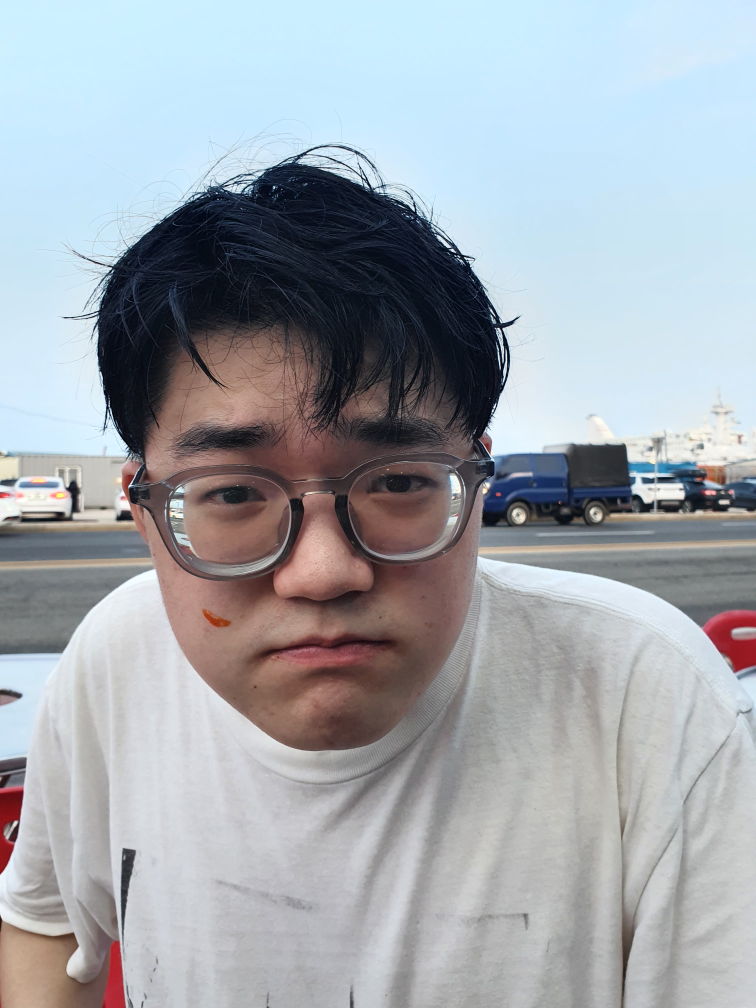
#> input picture data/Test_weight/Bad/1626262173415.jpg, 3024 x 4032 px (shown at 1/4 size)
$ python -i evaluate_acut_product_gold_weights.py   (imports and definitions only)   (older library calls are emulated)
#> lines starting #> are read from the running program, lines starting #| are printed output that depends on the picture
import os
import sys
import argparse
import json
import logging
from pathlib import Path
from typing import Any, Tuple, List

import cv2
import numpy as np
import pandas as pd
import tensorflow as tf
from PIL import Image, ImageOps
from tqdm import tqdm
from scipy.stats import spearmanr, pearsonr
from itertools import product

# [1 line not run here, left out]

# --- Adaptive Patch Selector Logic (v2) ---

def compute_saliency_v2(image_bgr: np.ndarray) -> np.ndarray:
    img_small = cv2.resize(image_bgr, (64, 64))
    gray = cv2.cvtColor(img_small, cv2.COLOR_BGR2GRAY).astype(np.float32)
    fft = np.fft.fft2(gray)
    log_amplitude = np.log(np.abs(fft) + 1e-6)
    phase = np.angle(fft)
    avg_log_amplitude = cv2.blur(log_amplitude, (3, 3))
    spectral_residual = log_amplitude - avg_log_amplitude
    saliency_map = np.abs(np.fft.ifft2(np.exp(spectral_residual + 1j * phase)))
    saliency_map = saliency_map**2
    saliency_map = cv2.GaussianBlur(saliency_map, (3, 3), 0)
    h, w = image_bgr.shape[:2]
    saliency_map = cv2.resize(saliency_map, (w, h))
    y, x = np.ogrid[:h, :w]
    cy, cx = h / 2.0, w / 2.0
    center_bias = np.exp(-((x - cx)**2 / (w / 2.0)**2 + (y - cy)**2 / (h / 2.0)**2))
    saliency_map = saliency_map * (0.8 + 0.2 * center_bias)
    m_min, m_max = saliency_map.min(), saliency_map.max()
    if m_max > m_min:
        saliency_map = (saliency_map - m_min) / (m_max - m_min)
    return saliency_map

def extract_features(image_bgr: np.ndarray, box: np.ndarray) -> dict:
    x1, y1, x2, y2 = map(int, box)
    patch = image_bgr[y1:y2, x1:x2]
    if patch.size == 0:
        return {"color_hist": np.zeros(32, dtype=np.float32), "edge_hist": np.zeros(8, dtype=np.float32)}
    patch_lab = cv2.cvtColor(patch, cv2.COLOR_BGR2LAB)
    hist_l = cv2.calcHist([patch_lab], [0], None, [16], [0, 256]).flatten()
    hist_a = cv2.calcHist([patch_lab], [1], None, [8], [0, 256]).flatten()
    hist_b = cv2.calcHist([patch_lab], [2], None, [8], [0, 256]).flatten()
    color_hist = np.concatenate([hist_l, hist_a, hist_b]).astype(np.float32)
    color_hist /= (color_hist.sum() + 1e-6)
    gray = cv2.cvtColor(patch, cv2.COLOR_BGR2GRAY)
    sobelx = cv2.Sobel(gray, cv2.CV_32F, 1, 0, ksize=3)
    sobely = cv2.Sobel(gray, cv2.CV_32F, 0, 1, ksize=3)
    mag, ang = cv2.cartToPolar(sobelx, sobely)
    hist_edge = cv2.calcHist([ang], [0], None, [8], [0, 2 * np.pi]).flatten().astype(np.float32)
    hist_edge /= (hist_edge.sum() + 1e-6)
    return {"color_hist": color_hist, "edge_hist": hist_edge}

def generate_candidate_boxes(width: int, height: int, scales: list, grid_size: int) -> np.ndarray:
    short_edge = min(width, height)
    boxes = []
    for scale in scales:
        size = int(short_edge * scale)
        if size <= 10: continue
        step_x = (width - size) / max(1, grid_size - 1) if width > size else 0
        step_y = (height - size) / max(1, grid_size - 1) if height > size else 0
        for i in range(grid_size):
            for j in range(grid_size):
                x1, y1 = int(i * step_x), int(j * step_y)
                boxes.append([x1, y1, x1 + size, y1 + size])
    return np.array(boxes, dtype=np.float32) if boxes else np.array([[0, 0, width, height]], dtype=np.float32)

def compute_iou(box: np.ndarray, boxes: np.ndarray) -> np.ndarray:
    x1, y1, x2, y2 = np.maximum(box[0], boxes[:, 0]), np.maximum(box[1], boxes[:, 1]), np.minimum(box[2], boxes[:, 2]), np.minimum(box[3], boxes[:, 3])
    inter = np.maximum(0.0, x2 - x1) * np.maximum(0.0, y2 - y1)
    union = (box[2]-box[0])*(box[3]-box[1]) + (boxes[:, 2]-boxes[:, 0])*(boxes[:, 3]-boxes[:, 1]) - inter
    return inter / np.maximum(union, 1e-6)

def select_patches_v2(image_bgr: np.ndarray, patch_count: int = 5) -> Tuple[np.ndarray, np.ndarray]:
    h, w = image_bgr.shape[:2]
    scales = [0.25, 0.35, 0.5]
    grid_size = 8
    boxes = generate_candidate_boxes(w, h, scales, grid_size)
    saliency_map = compute_saliency_v2(image_bgr)
    box_scores = np.array([saliency_map[int(b[1]):int(b[3]), int(b[0]):int(b[2])].mean() if saliency_map[int(b[1]):int(b[3]), int(b[0]):int(b[2])].size > 0 else 0.0 for b in boxes], dtype=np.float32)
    box_feats = [extract_features(image_bgr, b) for b in boxes]
    box_centers = np.array([[(b[0]+b[2])/2.0/w, (b[1]+b[3])/2.0/h] for b in boxes], dtype=np.float32)

    selected_indices = []
    w_saliency, w_pattern, w_spatial, iou_threshold = 1.0, 0.5, 0.3, 0.5
    for _ in range(patch_count):
        if not selected_indices:
            best_idx = np.argmax(box_scores)
        else:
            scores = w_saliency * box_scores.copy()
            for idx in selected_indices:
                ious = compute_iou(boxes[idx], boxes)
                scores[ious > iou_threshold] = -1.0
                curr_feat = box_feats[idx]
                for i, other_feat in enumerate(box_feats):
                    if scores[i] <= 0: continue
                    color_dist = cv2.compareHist(curr_feat["color_hist"], other_feat["color_hist"], cv2.HISTCMP_BHATTACHARYYA)
                    edge_dist = cv2.compareHist(curr_feat["edge_hist"], other_feat["edge_hist"], cv2.HISTCMP_BHATTACHARYYA)
                    scores[i] += w_pattern * (color_dist + edge_dist)
                dist = np.sqrt(np.sum((box_centers - box_centers[idx])**2, axis=1))
                scores += w_spatial * dist
            scores[selected_indices] = -1.0
            best_idx = np.argmax(scores)
        selected_indices.append(best_idx)
    return boxes[selected_indices], box_scores[selected_indices]

# --- Model Wrapper ---

class AestheticEnsembleEvaluator:
    # [336 lines left out: functions __init__, predict_nima, predict_rgnet, predict_alamp, normalize_series, get_spread_quality and 1 more, not called in this run]

# [2 lines not run here, left out]

>>> import cv2
>>> picture = cv2.imread('../data/Test_weight/Bad/1626262173415.jpg')
#> picture is the input picture: shape (4032, 3024, 3); mean B, G, R 173.8, 167.5, 162.1
>>> result = select_patches_v2(picture)
#> in compute_saliency_v2, `saliency_map = cv2.resize(saliency_map, (w, h))`:
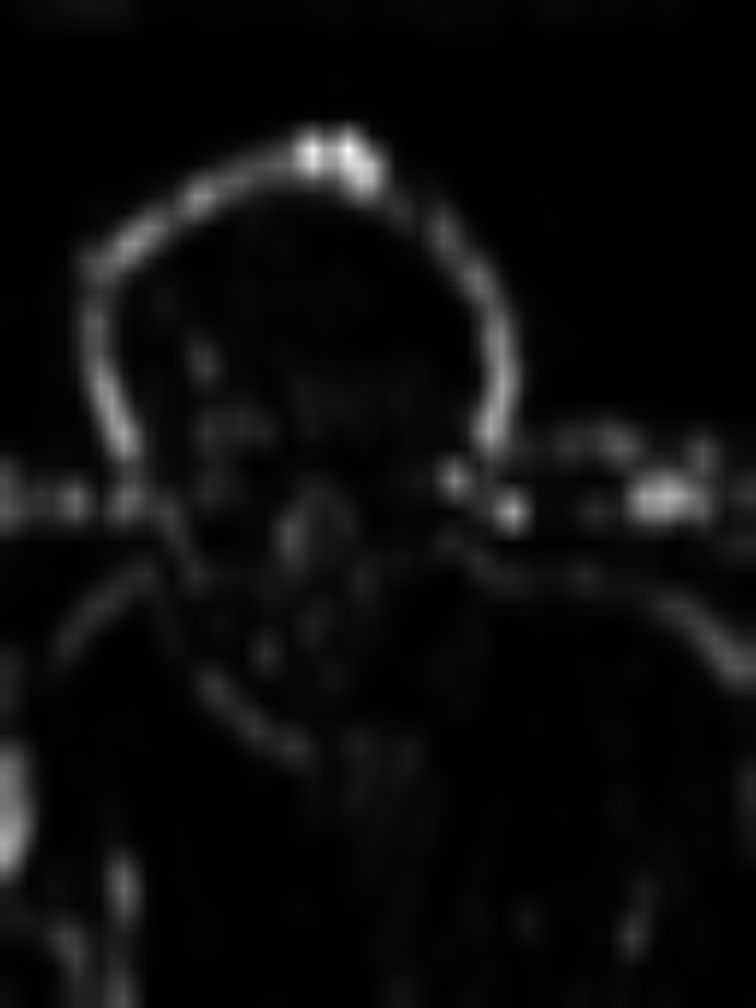
#> saliency_map: shape (4032, 3024) float64 (shown at 1/4 size); min 6.29e-06, max 0.0081, mean 0.000417; drawn with min black and max white
#> in compute_saliency_v2, `m_min, m_max = saliency_map.min(), saliency_map.max()`: m_min = 5.71e-06; m_max = 0.00746
#> in select_patches_v2, `box_scores = np.array([saliency_map[int(b[1]):int(b[3]), int(b[0]):int..`: box_scores = 192 values, max 0.144 at index 51, min 0.00213 at index 57, mean 0.0563
#> in extract_features, `patch_lab = cv2.cvtColor(patch, cv2.COLOR_BGR2LAB)`: patch_lab: shape (756, 756, 3); mean of channels 0, 1, 2 234, 120.6, 115.5
#> in extract_features, `hist_l = cv2.calcHist([patch_lab], [0], None, [16], [0, 256]).flatten()`: hist_l = [0, 0, 0, 0, 0, 0, 0, 0, 0, 0, 0, 7, 152, 576, 570796, 5]
#> in extract_features, `hist_a = cv2.calcHist([patch_lab], [1], None, [8], [0, 256]).flatten()`: hist_a = [0, 0, 0, 571536, 0, 0, 0, 0]
#> in extract_features, `color_hist = np.concatenate([hist_l, hist_a, hist_b]).astype(np.float32)`: color_hist = 32 values, max 571536 at index 19, min 0 at index 0, mean 53581.5
#> in extract_features, `color_hist /= (color_hist.sum() + 1e-6)`: color_hist = 32 values, max 0.333 at index 19, min 0 at index 0, mean 0.0312
#> in extract_features, `hist_edge = cv2.calcHist([ang], [0], None, [8], [0, 2 * np.pi]).flatte..`: hist_edge = [511798, 9870, 2562, 13561, 5854, 18975, 3232, 5684]
#> in extract_features, `hist_edge /= (hist_edge.sum() + 1e-6)`: hist_edge = [0.895, 0.0173, 0.00448, 0.0237, 0.0102, 0.0332, 0.00565, 0.00995]
#> in extract_features (call 2), `patch_lab = cv2.cvtColor(patch, cv2.COLOR_BGR2LAB)`: patch_lab: shape (756, 756, 3); mean of channels 0, 1, 2 195, 123.4, 116
#> in extract_features (call 3), `x1, y1, x2, y2 = map(int, box)`: y1 = 936; y2 = 1692
#> in extract_features (call 3), `patch = image_bgr[y1:y2, x1:x2]`:
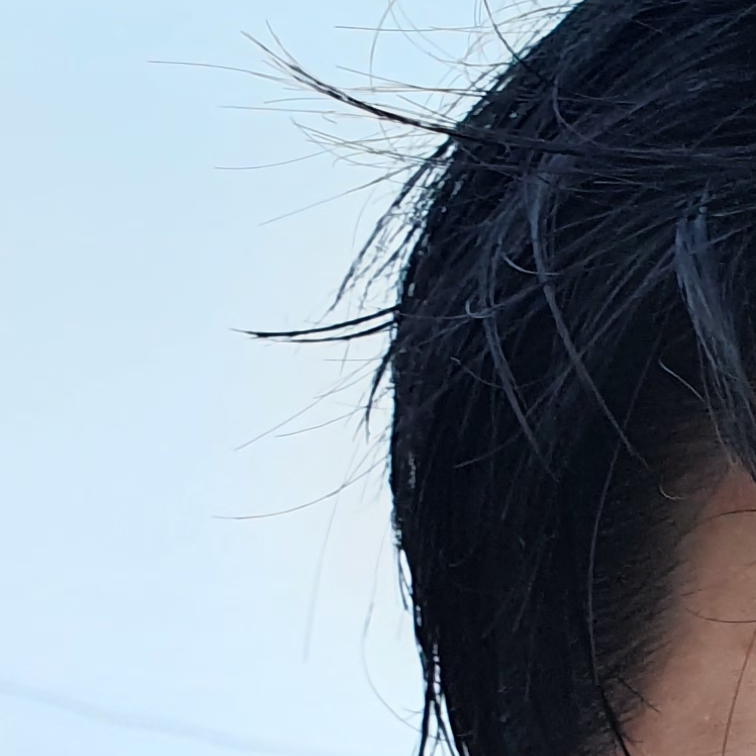
#> patch: shape (756, 756, 3); mean B, G, R 156.7, 144.7, 131.4
#> in extract_features (call 3), `patch_lab = cv2.cvtColor(patch, cv2.COLOR_BGR2LAB)`: patch_lab: shape (756, 756, 3); mean of channels 0, 1, 2 144.4, 126.5, 120
#> in extract_features (call 3), `hist_l = cv2.calcHist([patch_lab], [0], None, [16], [0, 256]).flatten()`: hist_l = [99446, 70399, 31730, 14963, 7287, 5402, 5783, 7399, 7967, 1988, 1670, 2212, 4449, 8839, 286600, 15402]
#> in extract_features (call 3), `hist_a = cv2.calcHist([patch_lab], [1], None, [8], [0, 256]).flatten()`: hist_a = [0, 0, 0, 332944, 238592, 0, 0, 0]
#> in extract_features (call 3), `hist_b = cv2.calcHist([patch_lab], [2], None, [8], [0, 256]).flatten()`: hist_b = [0, 0, 0, 541202, 30334, 0, 0, 0]
#> in extract_features (call 3), `color_hist = np.concatenate([hist_l, hist_a, hist_b]).astype(np.float32)`: color_hist = 32 values, max 541202 at index 27, min 0 at index 16, mean 53581.5
#> in extract_features (call 3), `color_hist /= (color_hist.sum() + 1e-6)`: color_hist = 32 values, max 0.316 at index 27, min 0 at index 16, mean 0.0312
#> in extract_features (call 3), `mag, ang = cv2.cartToPolar(sobelx, sobely)`:
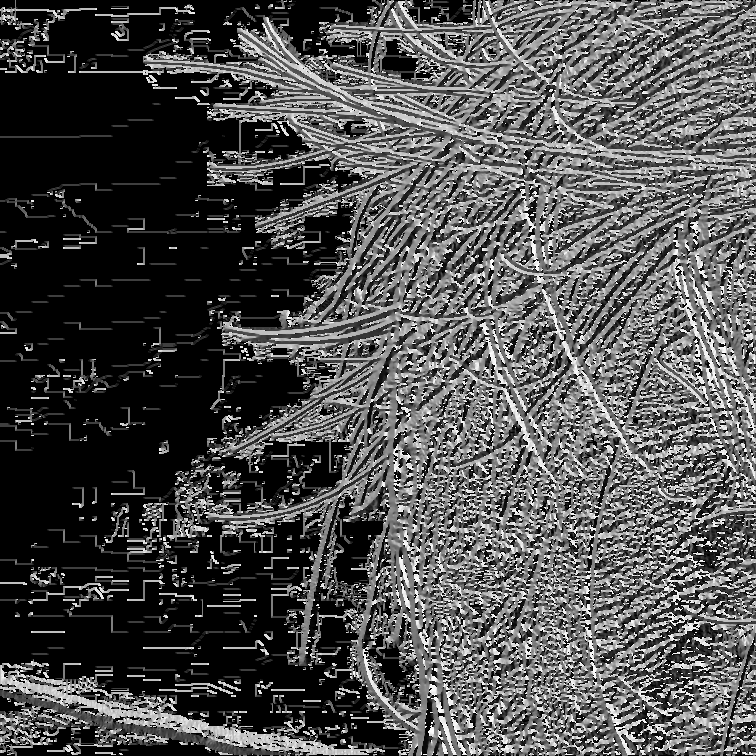
#> ang: shape (756, 756) float32; min 0, max 6.28, mean 1.95; drawn with min black and max white
#> in extract_features (call 3), `hist_edge = cv2.calcHist([ang], [0], None, [8], [0, 2 * np.pi]).flatte..`: hist_edge = [256855, 59271, 31905, 49466, 47989, 51286, 32595, 42169]
#> in extract_features (call 3), `hist_edge /= (hist_edge.sum() + 1e-6)`: hist_edge = [0.449, 0.104, 0.0558, 0.0865, 0.084, 0.0897, 0.057, 0.0738]
#> in extract_features (call 4), `x1, y1, x2, y2 = map(int, box)`: y1 = 1404; y2 = 2160
#> in extract_features (call 4), `patch = image_bgr[y1:y2, x1:x2]`:
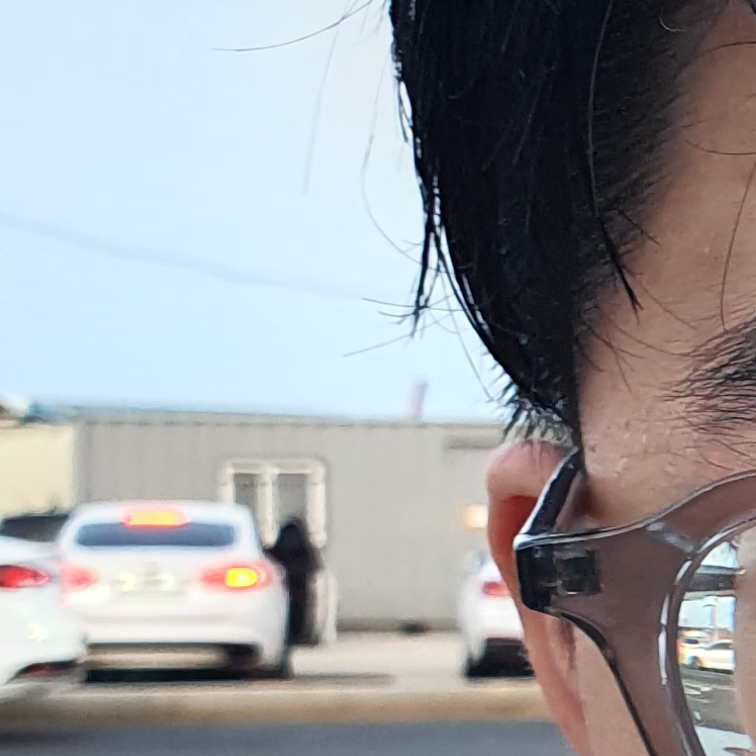
#> patch: shape (756, 756, 3); mean B, G, R 158.7, 155.2, 154
#> in extract_features (call 4), `patch_lab = cv2.cvtColor(patch, cv2.COLOR_BGR2LAB)`: patch_lab: shape (756, 756, 3); mean of channels 0, 1, 2 159.4, 128.9, 126.4
#> in extract_features (call 4), `hist_l = cv2.calcHist([patch_lab], [0], None, [16], [0, 256]).flatten()`: hist_l = [49307, 29056, 13326, 9194, 15395, 22829, 22830, 26386, 34542, 28585, 18746, 21514, 46081, 20320, 165946, 47479]
#> in extract_features (call 4), `hist_a = cv2.calcHist([patch_lab], [1], None, [8], [0, 256]).flatten()`: hist_a = [0, 0, 0, 280183, 289114, 2189, 50, 0]
#> in extract_features (call 4), `hist_b = cv2.calcHist([patch_lab], [2], None, [8], [0, 256]).flatten()`: hist_b = [0, 0, 0, 325309, 245143, 891, 193, 0]
#> in extract_features (call 4), `color_hist = np.concatenate([hist_l, hist_a, hist_b]).astype(np.float32)`: color_hist = 32 values, max 325309 at index 27, min 0 at index 16, mean 53581.5
#> in extract_features (call 4), `color_hist /= (color_hist.sum() + 1e-6)`: color_hist = 32 values, max 0.19 at index 27, min 0 at index 16, mean 0.0312
#> in extract_features (call 4), `mag, ang = cv2.cartToPolar(sobelx, sobely)`:
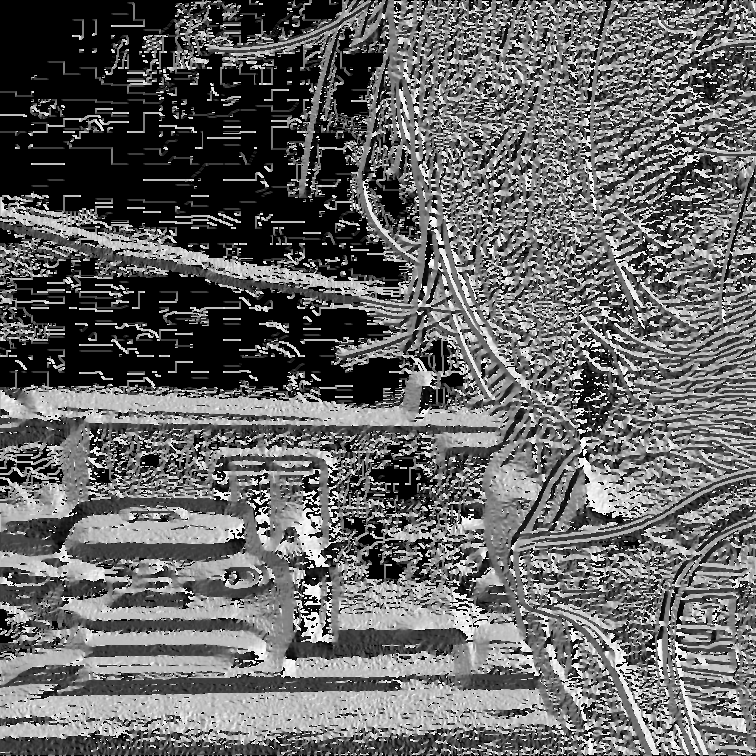
#> ang: shape (756, 756) float32; min 0, max 6.28, mean 2.49; drawn with min black and max white
#> in extract_features (call 4), `hist_edge = cv2.calcHist([ang], [0], None, [8], [0, 2 * np.pi]).flatte..`: hist_edge = [178342, 67874, 42977, 56569, 47370, 70249, 53813, 54342]
#> in extract_features (call 4), `hist_edge /= (hist_edge.sum() + 1e-6)`: hist_edge = [0.312, 0.119, 0.0752, 0.099, 0.0829, 0.123, 0.0942, 0.0951]
#> in extract_features (call 5), `x1, y1, x2, y2 = map(int, box)`: y1 = 1872; y2 = 2628
#> in extract_features (call 5), `patch = image_bgr[y1:y2, x1:x2]`:
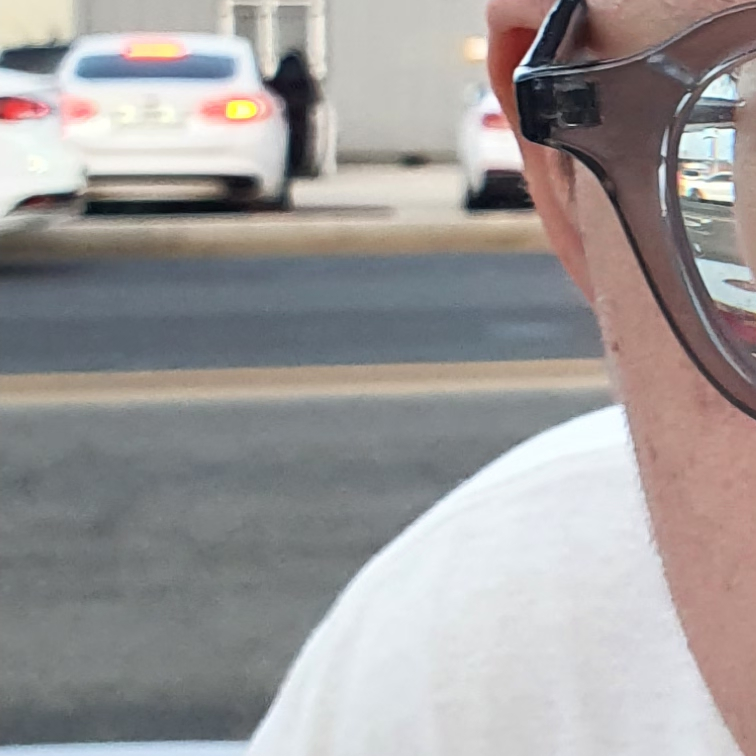
#> patch: shape (756, 756, 3); mean B, G, R 153, 153.5, 157.5
#> in extract_features (call 5), `patch_lab = cv2.cvtColor(patch, cv2.COLOR_BGR2LAB)`: patch_lab: shape (756, 756, 3); mean of channels 0, 1, 2 161.1, 129.7, 128.9
#> in extract_features (call 5), `hist_l = cv2.calcHist([patch_lab], [0], None, [16], [0, 256]).flatten()`: hist_l = [1514, 5614, 5392, 4415, 9703, 18567, 39610, 75058, 107949, 45970, 45367, 20869, 34107, 49886, 74141, 33374]
#> in extract_features (call 5), `hist_a = cv2.calcHist([patch_lab], [1], None, [8], [0, 256]).flatten()`: hist_a = [0, 0, 0, 300161, 269136, 2189, 50, 0]
#> in extract_features (call 5), `hist_b = cv2.calcHist([patch_lab], [2], None, [8], [0, 256]).flatten()`: hist_b = [0, 0, 0, 319561, 250891, 891, 193, 0]
#> in extract_features (call 5), `color_hist = np.concatenate([hist_l, hist_a, hist_b]).astype(np.float32)`: color_hist = 32 values, max 319561 at index 27, min 0 at index 16, mean 53581.5
#> in extract_features (call 5), `color_hist /= (color_hist.sum() + 1e-6)`: color_hist = 32 values, max 0.186 at index 27, min 0 at index 16, mean 0.0312
#> in extract_features (call 5), `mag, ang = cv2.cartToPolar(sobelx, sobely)`:
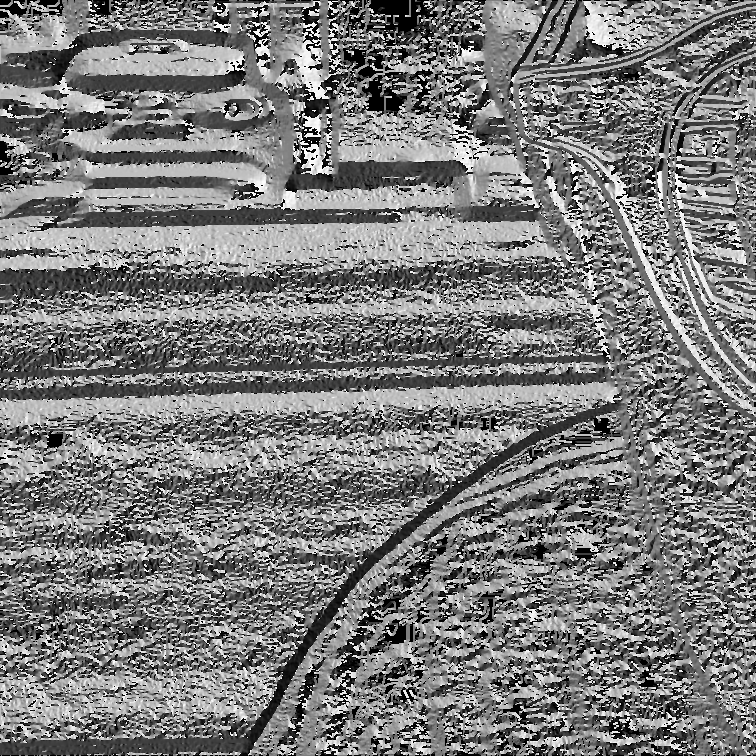
#> ang: shape (756, 756) float32; min 0, max 6.28, mean 3.03; drawn with min black and max white
#> in extract_features (call 5), `hist_edge = cv2.calcHist([ang], [0], None, [8], [0, 2 * np.pi]).flatte..`: hist_edge = [91015, 78241, 53717, 70736, 62878, 90446, 64674, 59829]
#> in extract_features (call 5), `hist_edge /= (hist_edge.sum() + 1e-6)`: hist_edge = [0.159, 0.137, 0.094, 0.124, 0.11, 0.158, 0.113, 0.105]
#> in select_patches_v2, `box_feats = [extract_features(image_bgr, b) for b in boxes]`: box_feats = 192 items
#> the loop in select_patches_v2, `for _ in range(patch_count):` made 5 passes
#> best_idx on passes 1 to 5: 51, 7, 0, 28, 56
#> after the loop in select_patches_v2, `for _ in range(patch_count):`: selected_indices = [51, 7, 0, 28, 56]
